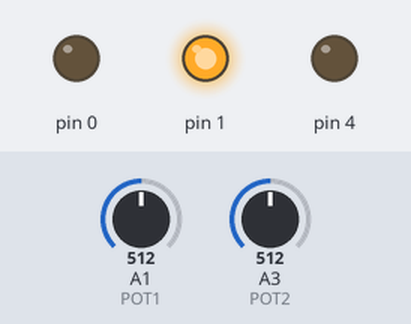
The sketch below on a simulated Arduino Uno, built with avr-gcc and run on an emulated ATmega328P. On the bench: output pins drawn as LEDs (lit = HIGH). Inputs (shaded band) come from the test bench; at power-on: A1 (POT1) = 512, A3 (POT2) = 512.

Above: at 1.2 s.
1.3 s: A1 (POT1) set to 787
3.4 s: A1 (POT1) set to 816
At 4.9 s:
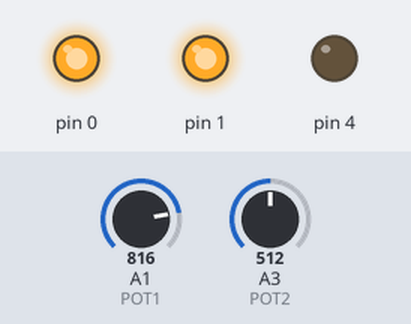
5.4 s: A3 (POT2) set to 790
7.5 s: A3 (POT2) set to 816
At 8.7 s:
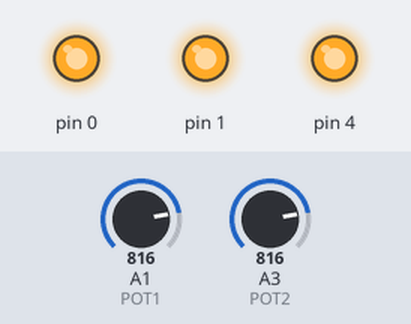
9.4 s: A1 (POT1) set to 716
At 10.2 s:
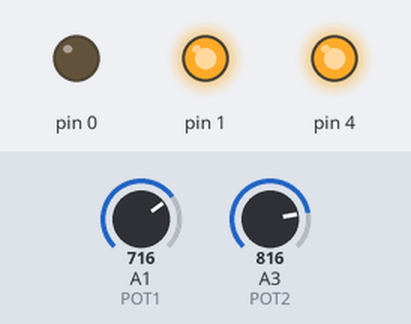
11.0 s: A1 (POT1) set to 900
At 12.1 s:
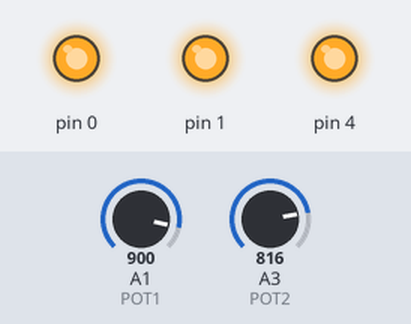
Timing chart, 0 to 13.9 s (numbered marks = the images above; inputs shaded):
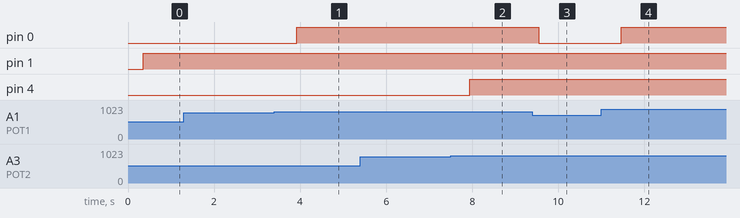

The sketch:

soft_starter.ino
```cpp
const int LED0 = PB1;
const int LED1 = PB0;
const int LED2 = PB4;

const int POT1 = A1;
const int POT2 = A3;

class Smoother {
  private:
    int pin;
    byte i;
    int readings[10];
    int previous;
  public:
    Smoother(int inputPin) {
      pin = inputPin;
      i = 0;
      previous = 0;
      for (byte i = 0; i < 10; i++) {
        readings[i] = 0;
      }
    }
    void init();
    int update();
};

void Smoother::init() {
  int value = analogRead(pin);
  for (byte i = 0; i < 10; i++) {
    readings[i] = value;
  }
  previous = value;
  i = 0;
}

int Smoother::update() {
  int value = analogRead(pin);
  readings[i] = value;
  i = (i + 1) % 10;

  int sum = 0;
  for (byte i = 0; i < 10; i++) {
    sum += readings[i];
  }
  int average = sum / 10;
  // hysterisis
  if (abs(average - previous) > 1) {
    previous = average;
  }
  return previous;
}

Smoother sp1(POT1);
Smoother sp2(POT2);

unsigned long startMillis;
const unsigned long RAMP_MILLIS = 700;


const byte gammaCurve[256] = {
    0,  0,  0,  0,  0,  0,  0,  0,  0,  0,  0,  0,  0,  0,  0,  0,
    0,  0,  0,  0,  0,  0,  0,  0,  0,  0,  0,  0,  1,  1,  1,  1,
    1,  1,  1,  1,  1,  1,  1,  1,  1,  2,  2,  2,  2,  2,  2,  2,
    2,  3,  3,  3,  3,  3,  3,  3,  4,  4,  4,  4,  4,  5,  5,  5,
    5,  6,  6,  6,  6,  7,  7,  7,  7,  8,  8,  8,  9,  9,  9, 10,
   10, 10, 11, 11, 11, 12, 12, 13, 13, 13, 14, 14, 15, 15, 16, 16,
   17, 17, 18, 18, 19, 19, 20, 20, 21, 21, 22, 22, 23, 24, 24, 25,
   25, 26, 27, 27, 28, 29, 29, 30, 31, 32, 32, 33, 34, 35, 35, 36,
   37, 38, 39, 39, 40, 41, 42, 43, 44, 45, 46, 47, 48, 49, 50, 50,
   51, 52, 54, 55, 56, 57, 58, 59, 60, 61, 62, 63, 64, 66, 67, 68,
   69, 70, 72, 73, 74, 75, 77, 78, 79, 81, 82, 83, 85, 86, 87, 89,
   90, 92, 93, 95, 96, 98, 99,101,102,104,105,107,109,110,112,114,
  115,117,119,120,122,124,126,127,129,131,133,135,137,138,140,142,
  144,146,148,150,152,154,156,158,160,162,164,167,169,171,173,175,
  177,180,182,184,186,189,191,193,196,198,200,203,205,208,210,213,
  215,218,220,223,225,228,231,233,236,239,241,244,247,249,252,255 };


void setup() {
  pinMode(POT1, INPUT);
  pinMode(POT2, INPUT);

  pinMode(LED0, OUTPUT);
  pinMode(LED1, OUTPUT);
  pinMode(LED2, OUTPUT);

  sp1.init();
  sp2.init();

  startMillis = millis();
}


void loop() {
  unsigned long currentMillis;
  unsigned long elapsedMillis;
  byte fadeValue;

  do {
    currentMillis = millis();
    elapsedMillis = currentMillis - startMillis;
    fadeValue = map(elapsedMillis, 0, RAMP_MILLIS, 0, 255);
    updateLeds(fadeValue);
  } while (elapsedMillis < RAMP_MILLIS);

  fadeValue = 255;

  while (true) {
    updateLeds(fadeValue);
    delay(100);
  }
}

byte readPot(Smoother &sp) {
  int potValue = sp.update();
  byte value = map(potValue, 0, 1023, 0, 255);
  return gammaCurve[value];
}


void updateLeds(byte fadeValue) {
  byte potValue;
  byte ledValue;

  // LED0 tops at max value
  analogWrite(LED0, fadeValue);

  potValue = readPot(sp1);
  ledValue = map(fadeValue, 0, 255, 0, potValue);
  analogWrite(LED1, ledValue);

  potValue = readPot(sp2);
  ledValue = map(fadeValue, 0, 255, 0, potValue);
  analogWrite(LED2, ledValue);
}
```

Measured:
- the behaviour switches between 802 and 803 on A1 (POT1) (found by bisection; images 0 and 1)
- the behaviour switches between 802 and 803 on A3 (POT2) (found by bisection; images 1 and 2)
- after the input at 1.3 s, every drawn part: stays the same
- after the input at 3.4 s, pin 0: LOW → HIGH after 0.52 s
- after the input at 5.4 s, every drawn part: stays the same
- after the input at 7.5 s, pin 4: LOW → HIGH after 0.44 s
- after the input at 9.4 s, pin 0: HIGH → LOW after 0.15 s
- after the input at 11.0 s, pin 0: LOW → HIGH after 0.46 s
